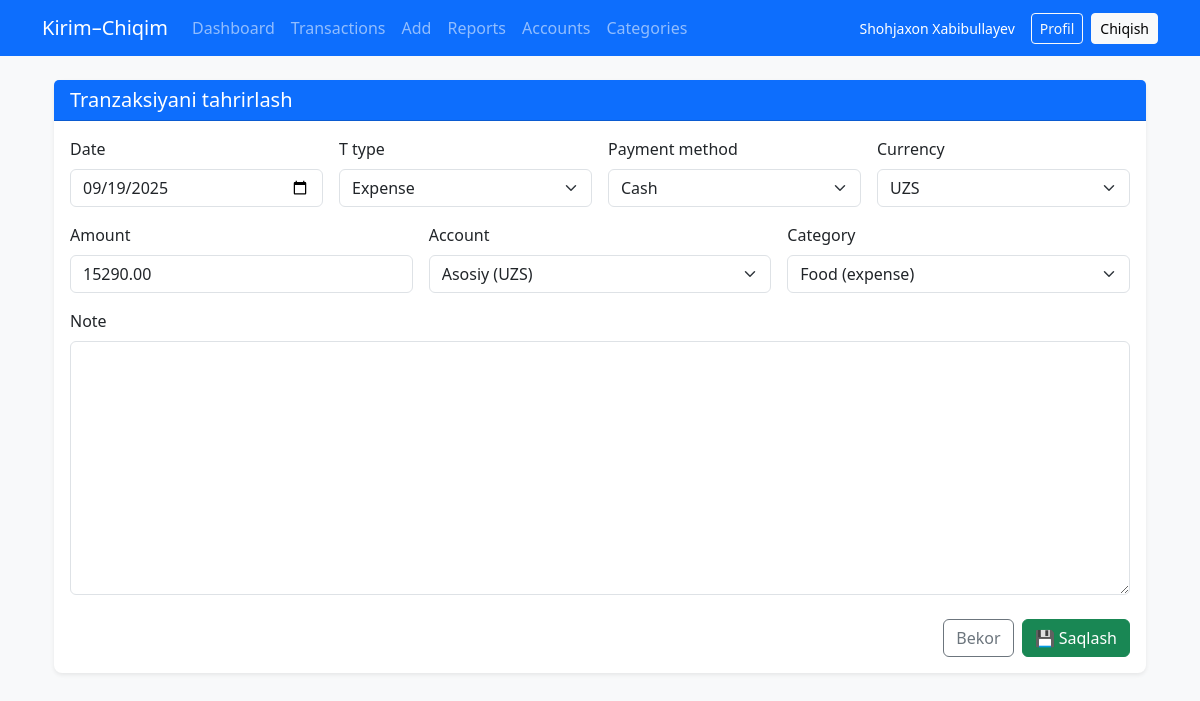
The app's page /transactions/3/edit/ (signed in) with its own data.
### accounts/models.py (models this page shows, shortened)
class CustomUser(AbstractUser):
    email = models.EmailField(unique=True)
    phone = models.CharField(max_length=15, unique=True, null=True, blank=True)
    USERNAME_FIELD = 'email'
    REQUIRED_FIELDS = ['username', 'phone', 'first_name', 'last_name']

### transactions/models.py (models this page shows, shortened)
class Transaction(models.Model):
    INCOME = "income"
    EXPENSE = "expense"
    TRANSACTION_TYPE = [(INCOME, "Income"), (EXPENSE, "Expense")]
    PAYMENT_METHODS = [("cash", "Cash"), ("card", "Card"), ("bank", "Bank")]
    user = models.ForeignKey(User, on_delete=models.CASCADE, related_name="transactions")
    account = models.ForeignKey(Account, on_delete=models.SET_NULL, null=True, blank=True, related_name="transactions")
    category = models.ForeignKey(Category, on_delete=models.SET_NULL, null=True, blank=True, related_name="transactions")
    t_type = models.CharField(max_length=10, choices=TRANSACTION_TYPE)
    amount = models.DecimalField(max_digits=14, decimal_places=2)
    currency = models.CharField(max_length=3, choices=Currency.choices, default=Currency.UZS)
    payment_method = models.CharField(max_length=10, choices=PAYMENT_METHODS, default="cash")
    date = models.DateField()
    note = models.TextField(blank=True, null=True)
    created_at = models.DateTimeField(auto_now_add=True)
    class Meta:
        ordering = ["-date", "-created_at"]

### transactions/views.py (the view)
# urls.py: path("transactions/<int:pk>/edit/", transaction_update, name="transaction_update"),
@login_required
def transaction_update(request, pk):
    tr = get_object_or_404(Transaction, pk=pk, user=request.user)
    if request.method == "POST":
        form = TransactionForm(request.POST, instance=tr, user=request.user)
        if form.is_valid():
            form.save()
            return redirect("transactions:transaction_list")
    else:
        form = TransactionForm(instance=tr, user=request.user)
    return render(request, "transactions/transaction_form.html", {"form": form})

### transactions/forms.py
class TransactionForm(forms.ModelForm):
    date = forms.DateField(widget=forms.DateInput(attrs={"type":"date"}))
    class Meta:
        model = Transaction
        fields = ["t_type", "amount", "currency", "payment_method", "date", "account", "category", "note"]
    def __init__(self, *args, **kwargs):
        user = kwargs.pop("user", None)
        super().__init__(*args, **kwargs)
        if user:
            self.fields["account"].queryset = Account.objects.filter(user=user)
            self.fields["category"].queryset = Category.objects.filter(user=user)

### transactions/models.py (called while the page is built)
    def __str__(self):
        return f"{self.name} ({self.currency})"

    def __str__(self):
        return f"{self.name} ({self.type})"

### templates/transactions/transaction_form.html (shortened to what this page needs)
{% extends 'base.html' %}
{% load widget_tweaks %}
{% block content %}
<div class="container mt-4">
  <div class="card shadow-sm border-0 rounded-3">
    <div class="card-header bg-primary text-white">
      <h5 class="mb-0">{% if form.instance.pk %}Tranzaksiyani tahrirlash{% else %}Yangi tranzaksiya{% endif %}</h5>
    </div>
    <div class="card-body">
      <form method="post">
        <div class="row g-3">
          <div class="col-md-3">
            <label class="form-label">{{ form.date.label }}</label>
            {{ form.date|add_class:"form-control" }}
          </div>
          <div class="col-md-3">
            <label class="form-label">{{ form.t_type.label }}</label>
            {{ form.t_type|add_class:"form-select" }}
          </div>
          <div class="col-md-3">
            <label class="form-label">{{ form.payment_method.label }}</label>
            {{ form.payment_method|add_class:"form-select" }}
          </div>
          <div class="col-md-3">
            <label class="form-label">{{ form.currency.label }}</label>
            {{ form.currency|add_class:"form-select" }}
          </div>
          <div class="col-md-4">
            <label class="form-label">{{ form.amount.label }}</label>
            {{ form.amount|add_class:"form-control" }}
          </div>
          <div class="col-md-4">
            <label class="form-label">{{ form.account.label }}</label>
            {{ form.account|add_class:"form-select" }}
          </div>
          <div class="col-md-4">
            <label class="form-label">{{ form.category.label }}</label>
            {{ form.category|add_class:"form-select" }}
          </div>
          <div class="col-12">
            <label class="form-label">{{ form.note.label }}</label>
            {{ form.note|add_class:"form-control" }}
          </div>
        </div>
        <div class="mt-4 d-flex justify-content-end gap-2">
          <a href="{% url 'transactions:transaction_list' %}" class="btn btn-outline-secondary">Bekor</a>
          <button class="btn btn-success">💾 Saqlash</button>
        </div>
      </form>
    </div>
  </div>
</div>
{% endblock %}

### templates/base.html (shortened to what this page needs)
<!DOCTYPE html>
<html lang="uz">
<head>
  <link href="https://cdn.jsdelivr.net/npm/bootstrap@5.3.2/dist/css/bootstrap.min.css" rel="stylesheet">
</head>
<body>
  <nav class="navbar navbar-expand-lg navbar-dark bg-primary">
    <div class="container">
      <a class="navbar-brand" href="{% url 'transactions:dashboard' %}">Kirim–Chiqim</a>
      <div class="collapse navbar-collapse" id="navMain">
        <ul class="navbar-nav me-auto mb-2 mb-lg-0">
          <li class="nav-item"><a class="nav-link" href="{% url 'transactions:dashboard' %}">Dashboard</a></li>
          <li class="nav-item"><a class="nav-link" href="{% url 'transactions:transaction_list' %}">Transactions</a></li>
          <li class="nav-item"><a class="nav-link" href="{% url 'transactions:transaction_create' %}">Add</a></li>
          <li class="nav-item"><a class="nav-link" href="{% url 'transactions:reports' %}">Reports</a></li>
          <li class="nav-item"><a class="nav-link" href="{% url 'transactions:accounts' %}">Accounts</a></li>
          <li class="nav-item"><a class="nav-link" href="{% url 'transactions:categories' %}">Categories</a></li>
        </ul>
        <div class="nav-right">
          {% if user.is_authenticated %}
            <span class="text-white small me-2">{{ user.get_full_name|default:user.email }}</span>
            <a class="btn btn-outline-light btn-sm" href="{% url 'accounts:profile' %}">Profil</a>
            <a class="btn btn-light btn-sm" href="{% url 'accounts:logout' %}">Chiqish</a>
          {% else %}
            <a class="btn btn-outline-light btn-sm" href="{% url 'accounts:login' %}">Kirish</a>
            <a class="btn btn-light btn-sm" href="{% url 'accounts:signup' %}">Ro‘yxatdan o‘tish</a>
          {% endif %}
        </div>
      </div>
    </div>
  </nav>
  <div class="container my-4">
    {% block content %}{% endblock %}
  </div>
</body>
</html>

### templates/base.html (style rules this page uses)
body { background: #f8f9fa; }
.nav-right { display: flex; gap: .5rem; align-items: center; }

### records on screen
CustomUser: get_full_name "Shohjaxon Xabibullayev"
Transaction: date "09/19/2025", t_type "Expense", payment_method "Cash", currency "UZS", amount "15290.00", account "Asosiy (UZS)", category "Food (expense)"
